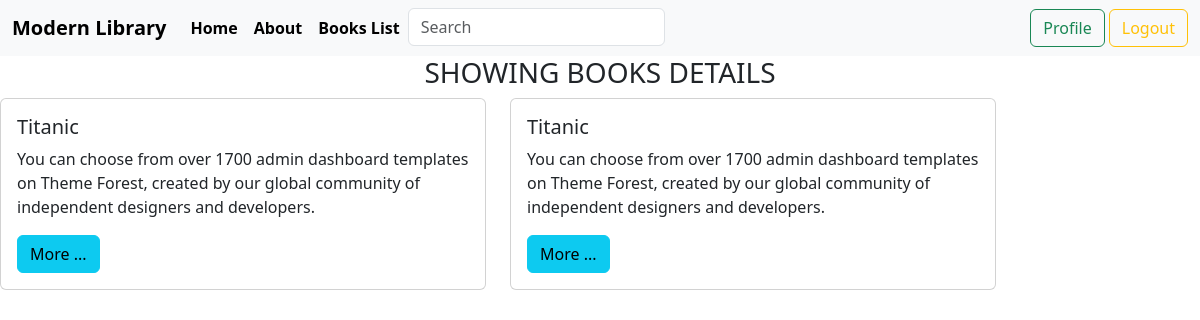
Page /books/show_book/details_book/1002 on the committed database.
### books/models.py (models this page shows, shortened)
class StoreBookModel(models.Model):
    CHOICES = (
        ('Humor','Humor'),
        ('Sifi','Sifi'),
        ('Romantic','Romantic'),
        ('Drama','Drama'),
        ('Action','Action'),
        ('Thriller','Thriller'),
    )
    book_id = models.IntegerField(primary_key = True)
    book_name = models.CharField(max_length = 255)
    author_name = models.CharField(max_length = 255)
    book_price = models.IntegerField()
    category = models.CharField(max_length = 255,choices = CHOICES)
    first_pub = models.DateTimeField(auto_now_add = True)
    last_pub = models.DateTimeField(auto_now = True)
    book_description = models.TextField()

### books/views.py (the view)
# urls.py: path('show_book/details_book/<int:book_id>',views.details_book, name = "details_book"),
def details_book(request,book_id):
    book = StoreBookModel.objects.get(book_id = book_id)
    return render(request,'details_book.html',{'book':book})

### books/templates/details_book.html (shortened to what this page needs)
{% extends 'profile_page_base.html'%}
{% block content %}
<h3 align = 'center'>SHOWING BOOKS DETAILS</h3>
<div class="row">
    <div class="col-sm-5">
      <div class="card">
        <div class="card-body">
          <h5 class="card-title">{{book.book_name}}</h5>
          <p class="card-text">{{book.book_description}}</p>
          <a href="#" class="btn btn-info">More ...</a>
        </div>
      </div>
    </div>
    <div class="col-sm-5">
      <div class="card">
        <div class="card-body">
          <h5 class="card-title">{{book.book_name}}</h5>
          <p class="card-text">{{book.book_description}}</p>
          <a href="#" class="btn btn-info">More ...</a>
        </div>
      </div>
    </div>
  </div>
{% endblock %}

### rows in the picture
StoreBookModel: book_name "Titanic", book_description "You can choose from over 1700 admin dashboard templates on Theme Forest, created by our global community of independent designers and developers."
